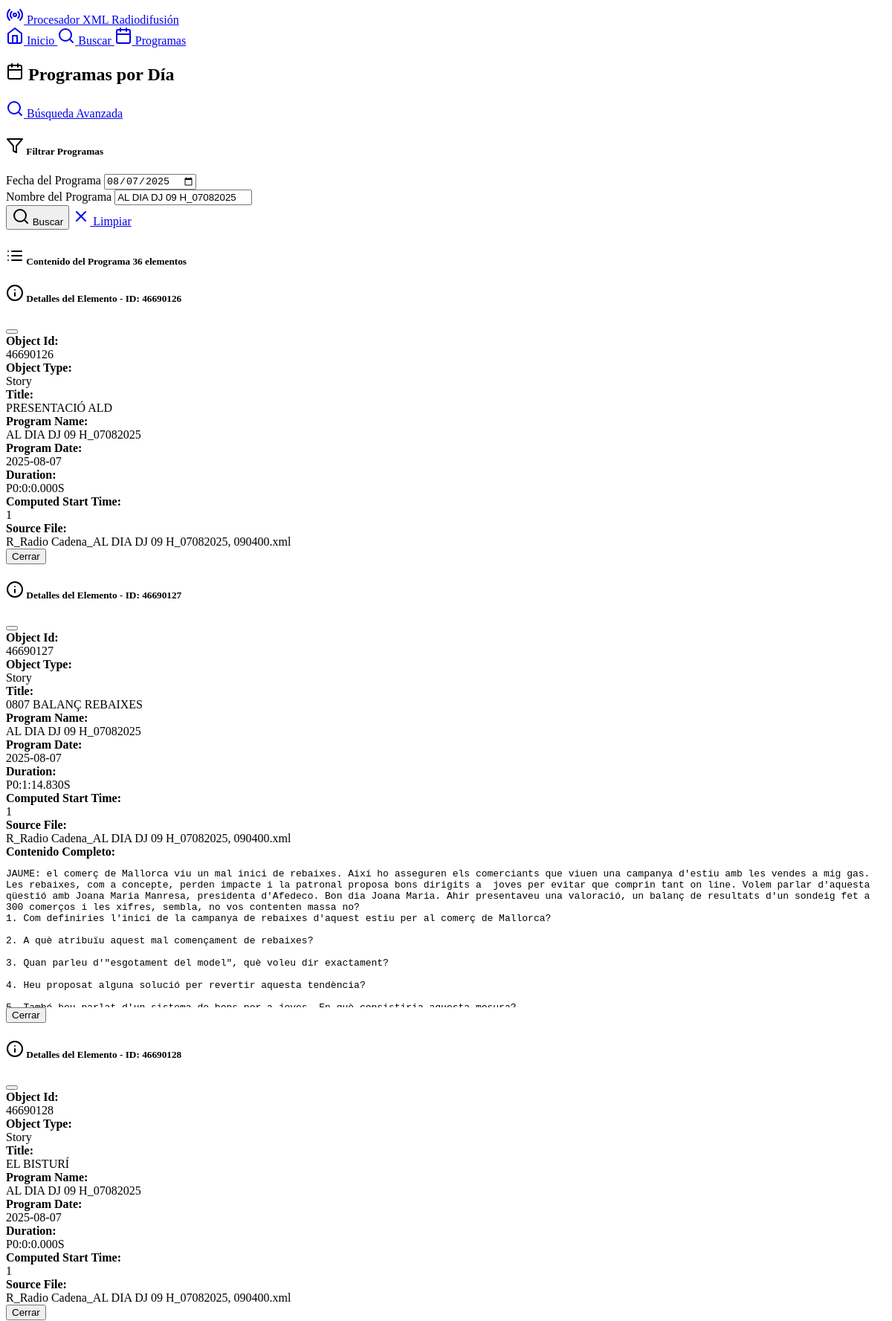
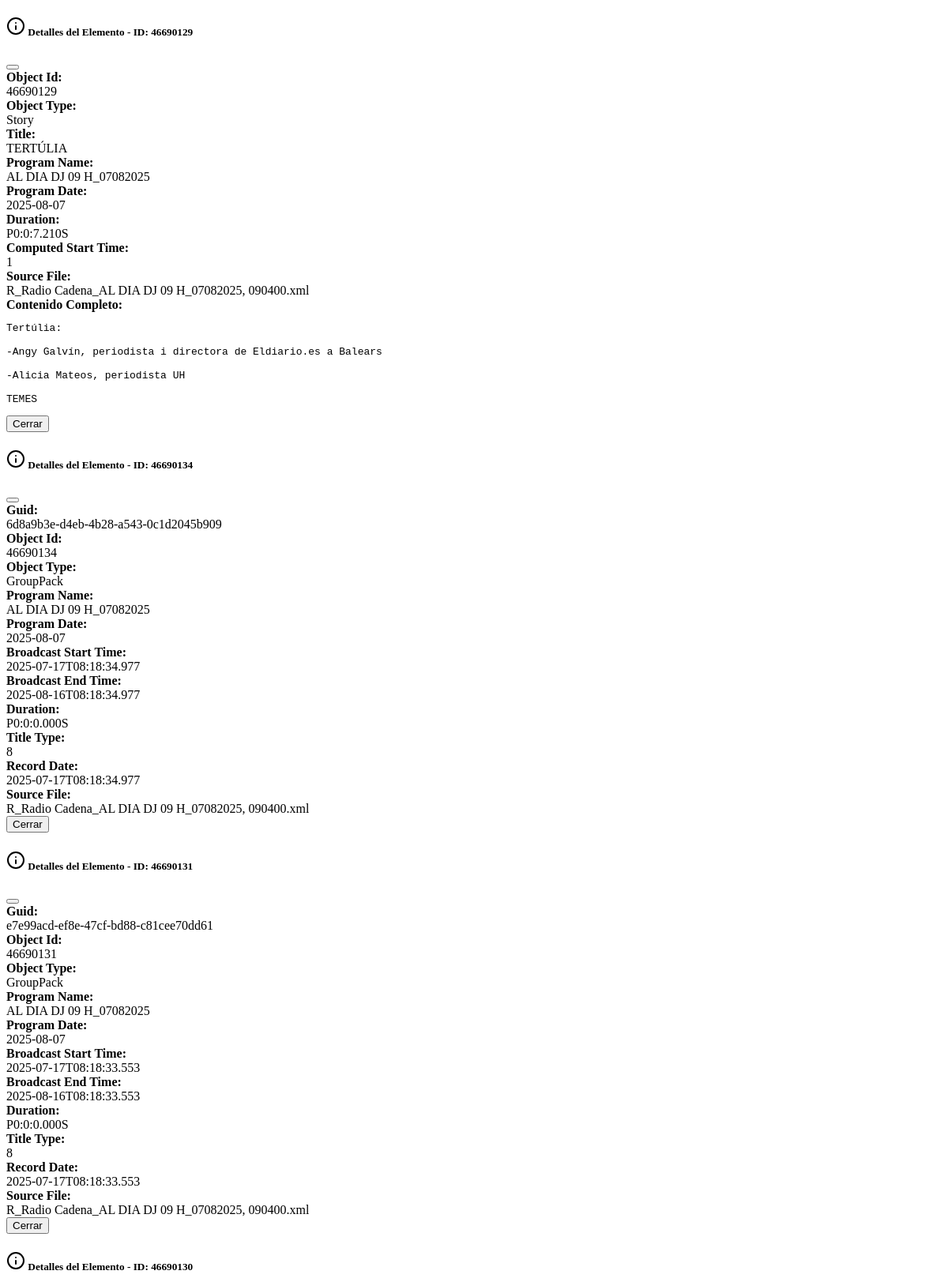
The page /programs?date=2025-08-07&program=AL+DIA+DJ+09+H_07082025 (upper part) on the database its author committed (2 pictures, top to bottom).
### models.py (models this page shows, shortened)
class XMLData(db.Model):
    __tablename__ = 'xml_data'
    id = db.Column(Integer, primary_key=True, autoincrement=True)
    guid = db.Column(Text)
    object_id = db.Column(Text)
    object_type = db.Column(Text)
    timestamp = db.Column(Text)
    broadcast_start_time = db.Column(Text)
    broadcast_end_time = db.Column(Text)
    duration = db.Column(Text)
    title = db.Column(Text)
    text_content = db.Column(Text)
    text_duration = db.Column(Text)
    text_timing = db.Column(Text)
    timegap_timing = db.Column(Text)
    clip_timing = db.Column(Text)
    title_status = db.Column(Text)
    title_type = db.Column(Text)
    site_name = db.Column(Text)
    site_version = db.Column(Text)
    export_path = db.Column(Text)
    planning_area = db.Column(Text)
    linked_story = db.Column(Text)
    language_cat = db.Column(Text)
    language_vo = db.Column(Text)
    language_esp = db.Column(Text)
    has_audio_track = db.Column(Text)
    fact_date = db.Column(Text)
    cms_publish_date = db.Column(Text)
    la_carta_publish_date = db.Column(Text)
    record_date = db.Column(Text)
    start_date = db.Column(Text)
    end_date = db.Column(Text)
    kill_date = db.Column(Text)
    comment = db.Column(Text)
    locator_type = db.Column(Text)
    locator_family = db.Column(Text)
    computed_start_time = db.Column(Text)
    planned_duration = db.Column(Text)
    calculated_duration = db.Column(Text)
    program_start_time = db.Column(Text)
    reporter = db.Column(Text)
    guest = db.Column(Text)
    contact = db.Column(Text)
    contact_phone = db.Column(Text)
    edi = db.Column(Text)
    lin = db.Column(Text)
    observations = db.Column(Text)
    item_code = db.Column(Text)
    program_name = db.Column(Text)
    program_date = db.Column(Text)
    source_file = db.Column(Text)
    created_at = db.Column(DateTime, default=datetime.utcnow)

### routes.py (the view)
@app.route('/programs')
def programs():
    programs_data = db.session.query(
        XMLData.program_name,
        XMLData.program_date,
        db.func.count(XMLData.id).label('story_count')
    ).filter(
        XMLData.program_name.isnot(None),
        XMLData.program_date.isnot(None)
    ).group_by(
        XMLData.program_name,
        XMLData.program_date
    ).order_by(
        XMLData.program_date.desc(),
        XMLData.program_name
    ).all()
    selected_date = request.args.get('date', '')
    selected_program = request.args.get('program', '')
    filtered_results = []
    if selected_date or selected_program:
        query = XMLData.query
        if selected_date:
            query = query.filter(XMLData.program_date == selected_date)
        if selected_program:
            query = query.filter(XMLData.program_name.contains(selected_program))
        filtered_results = query.limit(100).all()
    return render_template('programs.html',
                         programs_data=programs_data,
                         filtered_results=filtered_results,
                         selected_date=selected_date,
                         selected_program=selected_program)

### templates/programs.html (shortened to what this page needs)
{% extends "base.html" %}
{% block content %}
<div class="container mt-4">
    <div class="d-flex justify-content-between align-items-center mb-4">
        <h2>
            <i data-feather="calendar" class="me-2"></i>
            Programas por Día
        </h2>
        <a href="{{ url_for('search') }}" class="btn btn-outline-primary">
            <i data-feather="search" class="me-1"></i>
            Búsqueda Avanzada
        </a>
    </div>
    <div class="card mb-4">
        <div class="card-header">
            <h5 class="mb-0">
                <i data-feather="filter" class="me-1"></i>
                Filtrar Programas
            </h5>
        </div>
        <div class="card-body">
            <form method="GET" action="{{ url_for('programs') }}">
                <div class="row g-3">
                    <div class="col-md-6">
                        <label for="date" class="form-label">Fecha del Programa</label>
                        <input type="date" class="form-control" id="date" name="date"
                               value="{{ selected_date }}">
                    </div>
                    <div class="col-md-6">
                        <label for="program" class="form-label">Nombre del Programa</label>
                        <input type="text" class="form-control" id="program" name="program"
                               value="{{ selected_program }}" placeholder="ej. INFORMATIU MATI">
                    </div>
                </div>
                <div class="mt-3">
                    <button type="submit" class="btn btn-primary">
                        <i data-feather="search" class="me-1"></i>
                        Buscar
                    </button>
                    <a href="{{ url_for('programs') }}" class="btn btn-outline-secondary ms-2">
                        <i data-feather="x" class="me-1"></i>
                        Limpiar
                    </a>
                </div>
            </form>
        </div>
    </div>
    {% if filtered_results %}
    <div class="card">
        <div class="card-header d-flex justify-content-between align-items-center">
            <h5 class="mb-0">
                <i data-feather="list" class="me-2"></i>
                Contenido del Programa
                <span class="badge bg-primary ms-2">{{ filtered_results|length }} elementos</span>
            </h5>
        </div>
        <div class="table-responsive">
            <table class="table table-striped results-table mb-0">
                <tbody>
                    {% for result in filtered_results %}
                    <div class="modal fade" id="detailModal{{ result.id }}" tabindex="-1">
                        <div class="modal-dialog modal-lg">
                            <div class="modal-content">
                                <div class="modal-header">
                                    <h5 class="modal-title">
                                        <i data-feather="info"></i>
                                        Detalles del Elemento - ID: {{ result.object_id or result.id }}
                                    </h5>
                                    <button type="button" class="btn-close" data-bs-dismiss="modal"></button>
                                </div>
                                <div class="modal-body">
                                    <div class="row g-3">
                                        {% for field in ['guid', 'object_id', 'object_type', 'title', 'program_name', 'program_date', 'broadcast_start_time', 'broadcast_end_time', 'duration', 'computed_start_time', 'planned_duration', 'calculated_duration', 'reporter', 'guest', 'contact', 'contact_phone', 'edi', 'lin', 'observations', 'item_code', 'title_type', 'record_date', 'source_file'] %}
                                            {% set value = result[field] if result[field] else 'N/A' %}
                                            {% if value != 'N/A' %}
                                            <div class="col-md-6">
                                                <strong>{{ field.replace('_', ' ').title() }}:</strong>
                                                <div class="text-muted small">{{ value }}</div>
                                            </div>
                                            {% endif %}
                                        {% endfor %}
                                    </div>
                                    {% if result.text_content %}
                                        <div class="mt-4">
                                            <strong>Contenido Completo:</strong>
                                            <div class="bg-dark border p-3 rounded mt-2" style="max-height: 200px; overflow-y: auto; color: var(--bs-light);">
                                                <pre class="mb-0" style="white-space: pre-wrap; color: inherit;">{{ result.text_content }}</pre>
                                            </div>
                                        </div>
                                    {% endif %}
                                </div>
                                <div class="modal-footer">
                                    <button type="button" class="btn btn-secondary" data-bs-dismiss="modal">Cerrar</button>
                                </div>
                            </div>
                        </div>
                    </div>
                    {% endfor %}
                </tbody>
            </table>
        </div>
    </div>
    {% endif %}
</div>
{% endblock %}

### templates/base.html (shortened to what this page needs)
<!DOCTYPE html>
<html lang="es" data-bs-theme="dark">
<head>
    <link href="https://cdn.replit.com/agent/bootstrap-agent-dark-theme.min.css" rel="stylesheet">
</head>
<body>
    <nav class="navbar navbar-expand-lg navbar-dark bg-dark mb-4">
        <div class="container">
            <a class="navbar-brand" href="{{ url_for('index') }}">
                <i data-feather="radio" class="me-2"></i>
                Procesador XML Radiodifusión
            </a>
            <div class="navbar-nav ms-auto">
                <a class="nav-link" href="{{ url_for('index') }}">
                    <i data-feather="home" class="me-1"></i>
                    Inicio
                </a>
                <a class="nav-link" href="{{ url_for('search') }}">
                    <i data-feather="search" class="me-1"></i>
                    Buscar
                </a>
                <a class="nav-link" href="{{ url_for('programs') }}">
                    <i data-feather="calendar" class="me-1"></i>
                    Programas
                </a>
            </div>
        </div>
    </nav>
    <main class="container">
        {% block content %}{% endblock %}
    </main>
</body>
</html>

### templates/base.html (style rules this page uses)
.results-table { font-size: 0.875rem; }

### rows shown on the page
XMLData: object "46690126", replace "Object Id" "Object Type" "Title" "Program Name" "Program Date" "Duration" "Computed Start Time" "Source File", calcula "46690126" "Story" "PRESENTACIÓ ALD" "AL DIA DJ 09 H_07082025" "2025-08-07" "P0:0:0.000S" "1" "R_Radio Cadena_AL DIA DJ 09 H_07082025, 090400.xml"
XMLData: object "46690127", replace "Object Id" "Object Type" "Title" "Program Name" "Program Date" "Duration" "Computed Start Time" "Source File", calcula "46690127" "Story" "0807 BALANÇ REBAIXES" "AL DIA DJ 09 H_07082025" "2025-08-07" "P0:1:14.830S" "1" "R_Radio Cadena_AL DIA DJ 09 H_07082025, 090400.xml", text_content "JAUME: el comerç de Mallorca viu un mal inici de rebaixes. Així ho asseguren els comerciants que viuen una campanya d'estiu amb les vendes a mig gas. Les rebaixes, com a concepte, perden impacte i la patronal proposa bons dirigits a joves per evitar que comprin tant on line. Volem parlar d'aquesta qüestió amb Joana Maria Manresa, presidenta d'Afedeco. Bon dia Joana Maria. Ahir presentaveu una valoració, un balanç de resultats d'un sondeig fet a 300 comerços i les xifres, sembla, no vos contenten massa no? 1. Com definiries l'inici de la campanya de rebaixes d'aquest estiu per al comerç de Mallorca? 2. A què atribuïu aquest mal començament de rebaixes? 3. Quan parleu d'\"esgotament del…"
XMLData: object "46690128", replace "Object Id" "Object Type" "Title" "Program Name" "Program Date" "Duration" "Computed Start Time" "Source File", calcula "46690128" "Story" "EL BISTURÍ" "AL DIA DJ 09 H_07082025" "2025-08-07" "P0:0:0.000S" "1" "R_Radio Cadena_AL DIA DJ 09 H_07082025, 090400.xml"
XMLData: object "46690129", replace "Object Id" "Object Type" "Title" "Program Name" "Program Date" "Duration" "Computed Start Time" "Source File", calcula "46690129" "Story" "TERTÚLIA" "AL DIA DJ 09 H_07082025" "2025-08-07" "P0:0:7.210S" "1" "R_Radio Cadena_AL DIA DJ 09 H_07082025, 090400.xml", text_content "Tertúlia: -Angy Galvín, periodista i directora de Eldiario.es a Balears -Alicia Mateos, periodista UH TEMES"
XMLData: object "46690134", replace "Guid" "Object Id" "Object Type" "Program Name" "Program Date" "Broadcast Start Time" "Broadcast End Time" "Duration" "Title Type" "Record Date" "Source File", calcula "6d8a9b3e-d4eb-4b28-a543-0c1d2045b909" "46690134" "GroupPack" "AL DIA DJ 09 H_07082025" "2025-08-07" "2025-07-17T08:18:34.977" "2025-08-16T08:18:34.977" "P0:0:0.000S" "8" "2025-07-17T08:18:34.977" "R_Radio Cadena_AL DIA DJ 09 H_07082025, 090400.xml"
XMLData: object "46690131", replace "Guid" "Object Id" "Object Type" "Program Name" "Program Date" "Broadcast Start Time" "Broadcast End Time" "Duration" "Title Type" "Record Date" "Source File", calcula "e7e99acd-ef8e-47cf-bd88-c81cee70dd61" "46690131" "GroupPack" "AL DIA DJ 09 H_07082025" "2025-08-07" "2025-07-17T08:18:33.553" "2025-08-16T08:18:33.553" "P0:0:0.000S" "8" "2025-07-17T08:18:33.553" "R_Radio Cadena_AL DIA DJ 09 H_07082025, 090400.xml"
XMLData: object "46690130"

### other values the page prints
{{ filtered_results|length }} "36"
